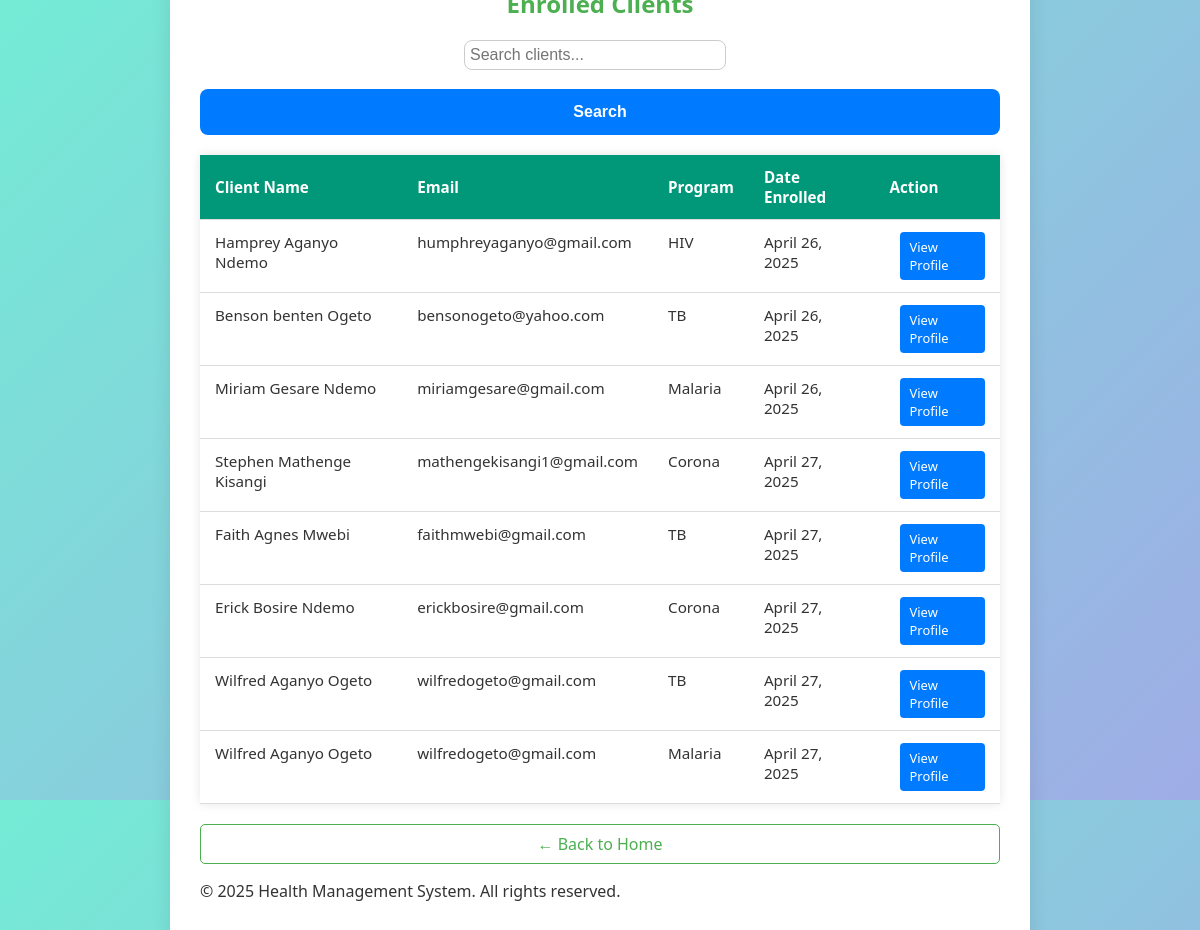
/enrolled_clients/, run on the app's committed database.
### health_system/models.py (models this page shows, shortened)
class Enrollment(models.Model):
    client = models.ForeignKey(Client, on_delete=models.CASCADE)
    program = models.ForeignKey(HealthProgram, on_delete=models.CASCADE)
    date_enrolled = models.DateField(auto_now_add=True)
    class Meta:
        unique_together = ('client', 'program')  # Optional but good!

class Client(models.Model):
    first_name = models.CharField(max_length=50, blank=True, null=True)
    middle_name = models.CharField(max_length=50, blank=True, null=True)
    last_name = models.CharField(max_length=50, blank=True, null=True)
    age = models.PositiveIntegerField(default=18)
    email = models.EmailField(default="example@example.com", unique=True)
    phone = models.CharField(max_length=20, unique=True)

class HealthProgram(models.Model):
    name = models.CharField(max_length=100)

### health_system/views.py (the view)
# urls.py: path('enrolled_clients/', views.enrolled_clients, name='enrolled_clients'),
def enrolled_clients(request):
    query = request.GET.get('search', '')
    enrollments = Enrollment.objects.filter(
        Q(client__first_name__icontains=query) |
        Q(client__last_name__icontains=query) |
        Q(client__email__icontains=query) |
        Q(program__name__icontains=query)
    )
    return render(request, 'core/enrolled_clients.html', {'enrollments': enrollments})

### templates/core/enrolled_clients.html
{% extends 'core/base.html' %}
{% block content %}
<h2>Enrolled Clients</h2>
<form method="GET" action="">
    <input type="text" name="search" placeholder="Search clients..." value="{{ request.GET.search|default:'' }}">
    <button type="submit">Search</button>
</form>
<table class="styled-table">
    <thead>
        <tr>
            <th>Client Name</th>
            <th>Email</th>
            <th>Program</th>
            <th>Date Enrolled</th>
            <th>Action</th>
        </tr>
    </thead>
    <tbody>
        {% for enrollment in enrollments %}
            <tr>
                <td>{{ enrollment.client.first_name }} {% if enrollment.client.middle_name %}{{ enrollment.client.middle_name }} {% endif %}{{ enrollment.client.last_name }}</td>
                <td>{{ enrollment.client.email }}</td>
                <td>{{ enrollment.program.name }}</td>
                <td>{{ enrollment.date_enrolled }}</td>
                <td><a href="{% url 'client_profile' enrollment.client.id %}" class="btn">View Profile</a></td>
            </tr>
        {% empty %}
            <tr class="empty-state">
                <td colspan="5">No clients are currently enrolled in any program.</td>
            </tr>
        {% endfor %}
    </tbody>
</table>
<a href="{% url 'home' %}" class="back-link">← Back to Home</a>
{% endblock %}

### templates/core/base.html (shortened to what this page needs)
{% load static %}
<!DOCTYPE html>
<html lang="en">
<head>
    <link rel="stylesheet" href="{% static 'core/style.css' %}">
</head>
<body>
    <div class="container">
        <main>
            {% block content %}{% endblock %}
        </main>
        <footer>
            <p>&copy; 2025 Health Management System. All rights reserved.</p>
        </footer>
    </div>
</body>
</html>

### static/core/style.css (style rules this page uses)
body { font-family: 'Segoe UI', sans-serif; background-color: #f0f2f5; margin: 0; padding: 0; }
.container { max-width: 900px; margin: auto; padding: 20px; background: #fff; box-shadow: 0 4px 10px rgba(0,0,0,0.1); border-radius: 10px; margin-top: 40px; }
h2 { color: #0077cc; }
.container { max-width: 800px; margin: 40px auto; padding: 30px; background: #ffffff; border-radius: 12px; box-shadow: 0 8px 20px rgba(0, 0, 0, 0.1); }
.back-link { display: inline-block; margin-top: 20px; color: #0077cc; text-decoration: none; }
form { margin-bottom: 20px; text-align: center; }
input[type="text"] { padding: 8px; width: 300px; border-radius: 8px; border: 1px solid #ccc; }
button { padding: 8px 16px; border: none; background-color: #007BFF; color: white; border-radius: 8px; cursor: pointer; }
body { background: linear-gradient(135deg, #74ebd5 0%, #9face6 100%); font-family: 'Segoe UI', sans-serif; display: flex; justify-content: center; align-items: center; height: 100vh; margin: 0; }
h2 { text-align: center; color: #333; margin-bottom: 20px; }
.back-link { display: block; text-align: center; margin-top: 15px; color: #555; text-decoration: none; font-size: 14px; }
.btn { display: inline-block; background-color: #007BFF; color: white; padding: 4px 10px; margin-left: 10px; text-decoration: none; border-radius: 4px; font-size: 0.9em; }
.btn { background-color: #007BFF; color: white; padding: 6px 12px; border-radius: 4px; text-decoration: none; font-size: 0.9em; }
.back-link { display: inline-block; margin-top: 20px; color: #333; }
.btn { margin-left: 10px; background-color: #007BFF; color: white; padding: 5px 10px; border-radius: 4px; text-decoration: none; font-size: 0.85em; }
.styled-table { width: 100%; border-collapse: collapse; margin-top: 20px; font-size: 0.95em; font-family: 'Segoe UI', Tahoma, Geneva, Verdana, sans-serif; box-shadow: 0 0 10px rgba(0, 0, 0, 0.1); }
.styled-table thead tr { background-color: #009879; color: #ffffff; text-align: left; }
.styled-table th, .styled-table td { padding: 12px 15px; border-bottom: 1px solid #ddd; }
.btn { background-color: #007BFF; color: white; padding: 6px 10px; text-decoration: none; border-radius: 4px; font-size: 0.85em; }
h2 { text-align: center; margin-bottom: 1.5rem; }
form { margin-bottom: 20px; }
input[type="text"] { padding: 5px; font-size: 16px; width: 250px; margin-right: 10px; }
button { padding: 5px 10px; font-size: 16px; cursor: pointer; }
body { font-family: 'Arial', sans-serif; background-color: #f4f7fa; margin: 0; padding: 0; color: #333; }
.back-link { display: inline-block; margin-top: 20px; font-size: 1rem; text-decoration: none; color: #4CAF50; padding: 8px 15px; border: 1px solid #4CAF50; border-radius: 5px; transition: background-color 0.3s, color 0.3s; }
table { width: 100%; border-collapse: collapse; }
td { padding: 0.7rem; vertical-align: top; }
input, select, textarea { width: 100%; padding: 0.6rem; border: 1px solid #ccc; border-radius: 8px; }
button[type="submit"] { width: 100%; margin-top: 1.2rem; padding: 0.9rem; background-color: #007bff; color: #fff; border: none; font-weight: bold; border-radius: 8px; cursor: pointer; }
.back-link { display: block; margin-top: 1rem; text-align: center; text-decoration: none; color: #007bff; }
body { font-family: 'Segoe UI', sans-serif; background-color: #f4f7fa; margin: 0; padding: 0; color: #333; }
h2 { text-align: center; color: #4CAF50; margin-bottom: 20px; }
input, select, textarea { width: 100%; padding: 10px; border: 1px solid #ccc; border-radius: 8px; font-size: 16px; }
button { background-color: #4CAF50; color: white; padding: 12px 20px; border: none; border-radius: 8px; font-size: 16px; cursor: pointer; transition: background-color 0.3s; }
.back-link { display: block; margin-top: 20px; text-align: center; color: #4CAF50; text-decoration: none; padding: 8px 15px; border: 1px solid #4CAF50; border-radius: 5px; transition: background-color 0.3s, color 0.3s; }
button { background-color: #4CAF50; color: white; padding: 12px 20px; border: none; border-radius: 8px; font-size: 16px; cursor: pointer; transition: background-color 0.3s; margin-top: 20px; }

### data on the page
Enrollment: client.first_name "Hamprey", client.middle_name "Aganyo", client.last_name "Ndemo", client.email "humphreyaganyo@gmail.com", program.name "HIV", date_enrolled "April 26, 2025"
Enrollment: client.first_name "Benson", client.middle_name "benten", client.last_name "Ogeto", client.email "bensonogeto@yahoo.com", program.name "TB", date_enrolled "April 26, 2025"
Enrollment: client.first_name "Miriam", client.middle_name "Gesare", client.last_name "Ndemo", client.email "miriamgesare@gmail.com", program.name "Malaria", date_enrolled "April 26, 2025"
Enrollment: client.first_name "Stephen", client.middle_name "Mathenge", client.last_name "Kisangi", client.email "mathengekisangi1@gmail.com", program.name "Corona", date_enrolled "April 27, 2025"
Enrollment: client.first_name "Faith", client.middle_name "Agnes", client.last_name "Mwebi", client.email "faithmwebi@gmail.com", program.name "TB", date_enrolled "April 27, 2025"
Enrollment: client.first_name "Erick", client.middle_name "Bosire", client.last_name "Ndemo", client.email "erickbosire@gmail.com", program.name "Corona", date_enrolled "April 27, 2025"
Enrollment: client.first_name "Wilfred", client.middle_name "Aganyo", client.last_name "Ogeto", client.email "wilfredogeto@gmail.com", program.name "TB", date_enrolled "April 27, 2025"
Enrollment: client.first_name "Wilfred", client.middle_name "Aganyo", client.last_name "Ogeto", client.email "wilfredogeto@gmail.com", program.name "Malaria", date_enrolled "April 27, 2025"
